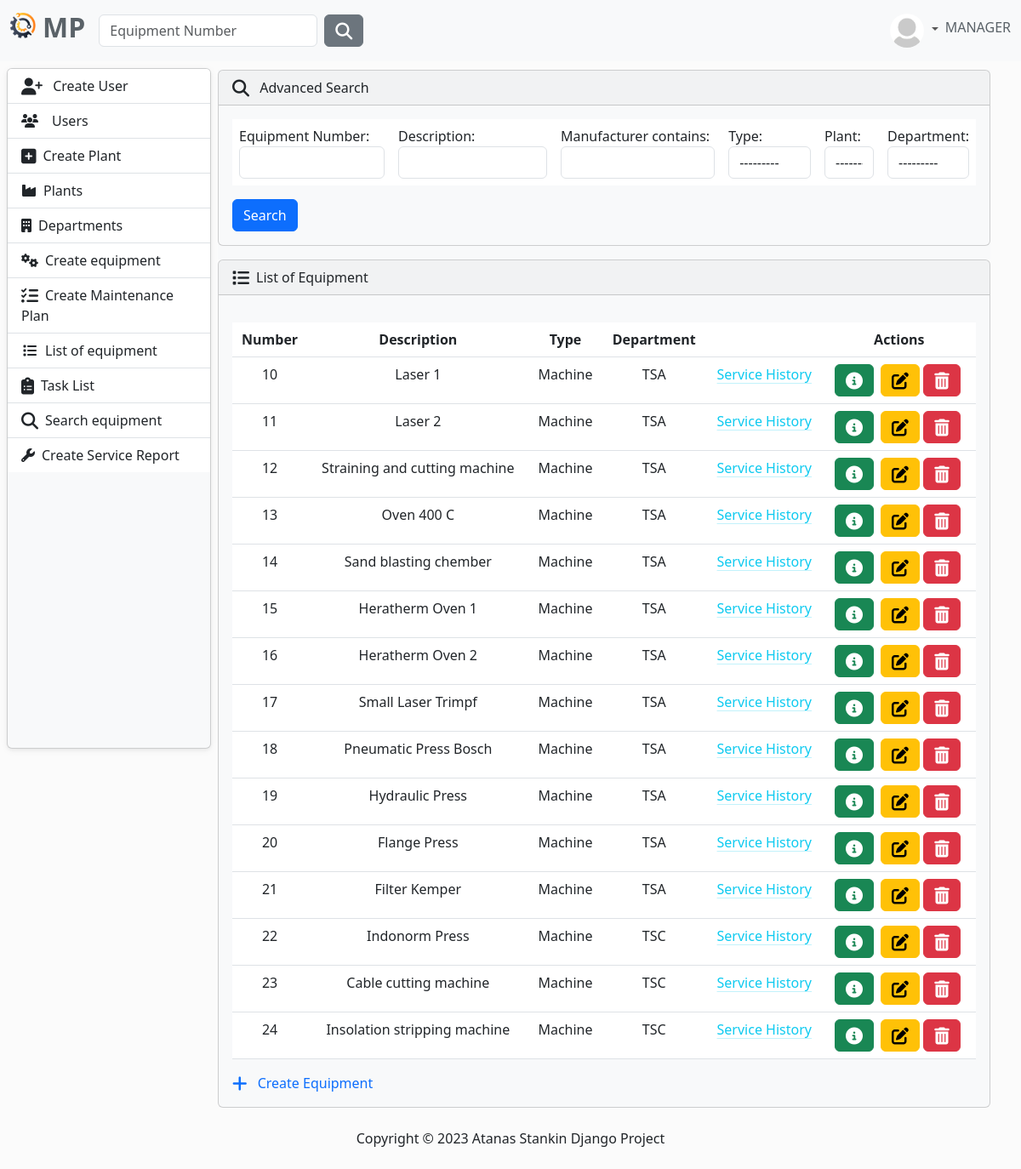
Screenshot of /equipment/advanced-search/ (signed in) with the database file from the repository.
### MaintenancePlanner/accounts/models.py (models this page shows, shortened)
class AppUser(AbstractUser, PermissionsMixin):
    username = models.CharField(
        max_length=30,
        validators=[
            MinLengthValidator(4),
        ],
        unique=True,
    )
    first_name = models.CharField(
        max_length=30,
        validators=[
            MinLengthValidator(2),
            user_name_validator,
        ]
    )
    last_name = models.CharField(
        max_length=30,
        validators=[
            MinLengthValidator(2),
            user_name_validator,
        ]
    )
    email = models.EmailField(unique=True)
    class Role(models.TextChoices):
        MANAGER = "MANAGER", 'Manager'
        SUPERVISOR = "SUPERVISOR", 'Supervisor'
        OPERATOR = "OPERATOR", 'Operator'
    role = models.CharField(max_length=50, choices=Role.choices)

class Profile(models.Model):
    user = models.OneToOneField(AppUser, on_delete=models.CASCADE)
    image = models.ImageField(
        default='images/default.jpg',
        null=True,
        blank=True,
        upload_to='images/'
    )

### MaintenancePlanner/equipment/models.py (models this page shows, shortened)
class Equipment(models.Model):
    description = models.CharField(
        max_length=50,
        validators=[equipment_name_validator],
    )
    type = models.CharField(
        max_length=30,
        choices=TYPE_OF_EQUIPMENT
    )
    acquisition_date = models.DateField(
        blank=True,
        null=True,
        verbose_name='Acquisition Date',
    )
    acquisition_value = models.FloatField(
        blank=True,
        null=True,
        verbose_name='Acquisition Value',
    )
    currency_code = models.CharField(
        max_length=10,
        choices=CURRENCY_CHOICES,
        default='EUR',
    )
    year_of_manufacture = models.PositiveIntegerField(
        verbose_name='Year of Manufacture',
        null=True,
        blank=True,
    )
    manufacturer = models.CharField(
        max_length=30,
        blank=True,
        null=True,
    )
    model_number = models.CharField(
        max_length=30,
        blank=True,
        null=True,
        verbose_name='Model Number'
    )
    part_number = models.CharField(
        max_length=30,
        blank=True,
        null=True,
        verbose_name='Manufacturer Part Number',
    )
    serial_number = models.CharField(
        max_length=30,
        blank=True,
        null=True,
        verbose_name='Manufacturer Serial Number',
    )
    plant = models.ForeignKey(
        to=Plant,
        on_delete=models.CASCADE)
    department = models.ForeignKey(
        to=Department,
        on_delete=models.CASCADE)

### MaintenancePlanner/plant/models.py (models this page shows)
class Department(models.Model):
    name = models.CharField(
        max_length=30,
    )
    plant = models.ForeignKey(
        to=Plant,
        on_delete=models.CASCADE,
    )
    def __str__(self):
        return self.name

### MaintenancePlanner/equipment/views.py (the view)
# urls.py: path('advanced-search/', views.advanced_search_equipment, name='advanced-search-equipment'),
def advanced_search_equipment(request):
    equipment = Equipment.objects.all()
    eq_filter = EquipmentFilter(request.GET, queryset=equipment)
    equipment = eq_filter.qs
    context = {
        "eq_filter": eq_filter,
        "equipment": equipment,
    }
    return render(request, 'advanced-search-equipment.html', context)

### MaintenancePlanner/maintenance_plan/models.py (called while the page is built)
    def __str__(self):
        return self.name

### MaintenancePlanner/equipment/templates/advanced-search-equipment.html (shortened to what this page needs)
{% extends 'base.html' %}
{% block content %}
    <div class="row justify-content-center">
        <div class="col-12 ">
            <div class="bg-light ms-1 me-4  mt-0">
                <div class="row justify-content-center">
                    <div class="col">
                        <div class="card bg-light mb-3" style="max-width: 200rem;">
                            <div class="card-header">
                                <i class="fa-solid fa-magnifying-glass fa-lg me-2"></i> Advanced Search
                            </div>
                            <div class="card-body">
                                <form method="GET">
                                    <table class="table table-responsive table-borderless">
                                        {% for field in eq_filter.form %}
                                            {% if forloop.counter0|divisibleby:6 %}
                                                <tr>
                                            {% endif %}
                                        <td>
                                            {{ field.label_tag }}
                                            {{ field }}
                                        </td>
                                        {% if forloop.counter|divisibleby:6 or forloop.last %}
                                            </tr>
                                        {% endif %}
                                        {% endfor %}
                                    </table>
                                    <button type="submit" class="btn btn-primary">Search</button>
                                </form>
                            </div>
                        </div>
                    </div>
                </div>
            </div>
            {% include 'partials/equipment.html' %}
        </div>
    </div>
{% endblock %}

### templates/partials/navbar.html (shortened to what this page needs)
{% load static %}
<nav class="navbar navbar-expand-lg bg-light fixed-top" data-bs-theme="light">
    <div class="container-fluid">
        <a class="navbar-brand" href="{% url 'home-page' %}">
            <ul class="navbar-nav ms-auto d-flex flex-row">
                <li><img class="logo me-2" src="{% static 'img/logo.png' %}" alt="logo" height="30"></li>
                <li><h2 style="color: #5a6268; font-weight: bold">MP</h2></li>
            </ul>
        </a>
        <div class="collapse navbar-collapse" id="navbarColor01">
            {% if user.is_authenticated %}
                <form class="d-flex" method=POST action="{% url 'search-equipment' %}">
                    <input class="form-control me-sm-2" type="search" placeholder="Equipment Number"
                           name="number">
                    <button class="btn btn-secondary my-2 my-sm-0" type="submit"><i
                            class="fa-solid fa-magnifying-glass fa-lg"></i></button>
                </form>
            {% endif %}
            <ul class="navbar-nav ms-auto d-flex flex-row">
                {% if not request.user.is_authenticated %}
                    <li class="nav-item">
                        <a class="nav-link" href="{% url 'login' %}"><i
                                class="fa-solid fa-right-to-bracket fa-lg me-2"></i>Sig In
                        </a>
                    </li>
                {% else %}
                    <li class="nav-item dropdown d-flex align-items-center">
                        <div class="btn-group dropdown">
                            <a class="nav-link dropdown-toggle" data-bs-toggle="dropdown" href="#" role="button"
                               aria-haspopup="true" aria-expanded="false">
                                {% if user.profile.image %}
                                    <img src="{{ user.profile.image.url }}" class="rounded-circle" height="40"
                                         loading="lazy"/>
                                {% else %}
                                    <img src="{% static 'img/profile-img.png' %}" class="rounded-circle" height="40"
                                         loading="lazy"/>
                                {% endif %}
                            </a>
                        </div>
                        <h6 style="color: #5a6268">{{ request.user.role }}</h6>
                    </li>
                {% endif %}
            </ul>
        </div>
    </div>
</nav>

### MaintenancePlanner/equipment/templates/partials/equipment.html (shortened to what this page needs)
{% if equipment %}
    <div class="card bg-light ms-1 me-4 mb-4 mt-0">
    <div class="card-header">
        <i class="fa-solid fa-list fa-lg me-2"></i>List of Equipment
    </div>
    <div class="card-body">
        <p class="card-text">
        <div class="table-responsive">
            <table class="table table-hover ">
                <thead class="text-center">
                <tr>
                    <th scope="col">Number</th>
                    <th scope="col">Description</th>
                    <th scope="col">Type</th>
                    <th scope="col">Department</th>
                    <th scope="col"></th>
                    <th scope="col">Actions</th>
                </tr>
                </thead>
                <tbody class="text-center">
                {% for eq in  equipment %}
                    <tr>
                        <td>{{ eq.id }}</td>
                        <td>{{ eq.description }}</td>
                        <td>{{ eq.type }}</td>
                        <td>{{ eq.department }}</td>
                        <td>
                            <a class="link-info link-offset-2 link-underline-opacity-25 link-underline-opacity-100-hover"
                               href="{% url 'service-history' eq.id %}">
                                Service History
                            </a>
                        </td>
                        <td>
                            <button type="button" class="btn btn-success me-1"
                                    href="{% url 'view-equipment' eq.id %}" data-bs-toggle="modal"
                                    data-bs-target="#myModal{{ eq.id }}">
                                <i class="fa-solid fa-circle-info fa-lg"></i>
                            </button>
                            {% if request.user.role == 'MANAGER' or request.user.role == 'SUPERVISOR' %}
                                <a class="btn btn-warning" href="{% url 'edit-equipment' eq.id %}">
                                    <i class="fa-solid fa-pen-to-square fa-lg"></i>
                                </a>
                                <button type="button" class="btn btn-danger me-1"
                                        href="{% url 'delete-equipment' eq.id %}"
                                        data-bs-toggle="modal"
                                        data-bs-target="#myModal2{{ eq.id }}">
                                    <i class="fa-solid fa-trash-can fa-lg"></i>
                                </button>
                            {% endif %}
                        </td>
                    </tr>
                {% endfor %}
                </tbody>
            </table>
            <div>
                <div class='d-flex justify-content-between'>
                    <div>
                        {% if request.user.role == 'MANAGER' or request.user.role == 'SUPERVISOR' %}
                            <a class="link-primary text-decoration-none" href="{% url 'create-equipment' %}">
                                <i class="fa-solid fa-plus fa-lg me-2"></i>
                                Create Equipment
                            </a>
                        {% endif %}
                    </div>
                </div>
            </div>
        </div>
    </div>
{% endif %}

### static/css/body.css (style rules this page uses)
body { background-color: #fbfbfb; }

### rows the page displays
AppUser: profile.image (placeholder picture), user.role "MANAGER"
Equipment: id "10", description "Laser 1", type "Machine", department "TSA"
Equipment: id "11", description "Laser 2", type "Machine", department "TSA"
Equipment: id "12", description "Straining and cutting machine", type "Machine", department "TSA"
Equipment: id "13", description "Oven 400 C", type "Machine", department "TSA"
Equipment: id "14", description "Sand blasting chember", type "Machine", department "TSA"
Equipment: id "15", description "Heratherm Oven 1", type "Machine", department "TSA"
Equipment: id "16", description "Heratherm Oven 2", type "Machine", department "TSA"
Equipment: id "17", description "Small Laser Trimpf", type "Machine", department "TSA"
Equipment: id "18", description "Pneumatic Press Bosch", type "Machine", department "TSA"
Equipment: id "19", description "Hydraulic Press", type "Machine", department "TSA"
Equipment: id "20", description "Flange Press", type "Machine", department "TSA"
Equipment: id "21", description "Filter Kemper", type "Machine", department "TSA"
Equipment: id "22", description "Indonorm Press", type "Machine", department "TSC"
Equipment: id "23", description "Cable cutting machine", type "Machine", department "TSC"
Equipment: id "24", description "Insolation stripping machine", type "Machine", department "TSC"

### other values shown
{{ field.label_tag }} "Equipment Number:" "Description:" "Manufacturer contains:" "Type:" "Plant:" "Department:"
